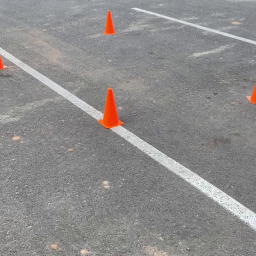
#> input picture Sensors/Camera/Dataset Files/Image Proccessing/RawImages/IMG_7562_frame_000013.png, 256 x 256 px, found by its file name; its folder holds only this picture in this run
$ python Generate-Label_Cone_From_Contrast.py
#> lines starting #> are read from the running program, lines starting #| are printed output that depends on the picture; after the words box and inside, x2 and y2 are one past the last pixel; in counts of white or black regions, pixels touching at a corner belong together
#> further down, img is the input picture: shape (256, 256, 3); mean B, G, R 138.8, 139.5, 141.4
import os
import cv2
import numpy as np

def orange_mask(rgb_frame):
    hsv = cv2.cvtColor(rgb_frame, cv2.COLOR_RGB2HSV)
#> hsv: shape (256, 256, 3); mean H, S, V 40.7, 7.3, 142.6
    hsv[:, :, 2] = cv2.equalizeHist(hsv[:, :, 2])
#> hsv: shape (256, 256, 3); mean H, S, V 40.7, 7.3, 129.8
    lower_orange = np.array([5, 80, 50])
    upper_orange = np.array([25, 255, 255])
    return cv2.inRange(hsv, lower_orange, upper_orange)
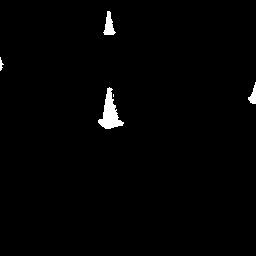
#> returned value: shape (256, 256); 1.2% white; 5 white regions (1 under 20 px), largest, box (x1, y1, x2, y2) and area: (98, 87, 124, 129) 494, (103, 11, 116, 35) 170, (248, 82, 256, 104) 92, (0, 57, 4, 71) 28


def clean_mask(mask):
    kernel = np.ones((5, 5), np.uint8)
    mask = cv2.morphologyEx(mask, cv2.MORPH_OPEN, kernel)
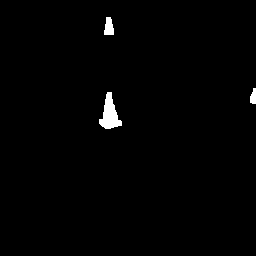
#> mask: shape (256, 256); 1% white; 3 white regions
    mask = cv2.morphologyEx(mask, cv2.MORPH_CLOSE, kernel)
    return mask


def detect_cones(mask):
    """
    Returns a list of bounding boxes (x, y, w, h) for each detected cone
    """
    boxes = []
    contours, _ = cv2.findContours(mask, cv2.RETR_EXTERNAL, cv2.CHAIN_APPROX_SIMPLE)
#> contours = 3 contours; box (x1, y1, x2, y2) and area: (99, 92, 122, 129) 406, (104, 17, 114, 35) 116, (250, 88, 256, 104) 57
    for cnt in contours:
        area = cv2.contourArea(cnt)
        if area < 50:  # filter small noise
            continue
        x, y, w, h = cv2.boundingRect(cnt)
        if h < w:  # ignore wide blobs
            continue
        boxes.append((x, y, w, h))
#> this loop made 3 passes
#> (area, x, y, w, h) on passes 1 to 3: (406.5, 99, 92, 23, 37), (57, 250, 88, 6, 16), (115.5, 104, 17, 10, 18)
#> after the loop, boxes = [(99, 92, 23, 37), (250, 88, 6, 16), (104, 17, 10, 18)]
    return boxes

# =====================
# Prepare YOLO dataset
# =====================
images_dir = "Sensors/Camera/Dataset Files/Image Proccessing/RawImages"
labels_dir = "Sensors/Camera/Dataset Files/Image Proccessing/Labels"
os.makedirs(labels_dir, exist_ok=True)

for img_file in os.listdir(images_dir):
    if not img_file.lower().endswith((".jpg", ".png")):
        continue

    img_path = os.path.join(images_dir, img_file)
    img = cv2.imread(img_path)
    rgb = cv2.cvtColor(img, cv2.COLOR_BGR2RGB)

    mask = orange_mask(rgb)
    mask = clean_mask(mask)
    boxes = detect_cones(mask)

    h_img, w_img = img.shape[:2]
#> h_img = 256; w_img = 256

    # Write YOLO label file
    label_file = os.path.join(labels_dir, os.path.splitext(img_file)[0] + ".txt")
    with open(label_file, "w") as f:
        for (x, y, w, h) in boxes:
            # YOLO format: class x_center y_center width height (normalized)
            x_center = (x + w / 2) / w_img
            y_center = (y + h / 2) / h_img
            width = w / w_img
            height = h / h_img
            f.write(f"0 {x_center:.6f} {y_center:.6f} {width:.6f} {height:.6f}\n")
#> this loop made 3 passes
#> (x, y, w, h, x_center, y_center, width, height) on passes 1 to 3: (99, 92, 23, 37, 0.432, 0.432, 0.0898, 0.145), (250, 88, 6, 16, 0.988, 0.375, 0.0234, 0.0625), (104, 17, 10, 18, 0.426, 0.102, 0.0391, 0.0703)

print("YOLO labels generated for all images.")

$ run again, on Sensors/Camera/Dataset Files/Image Proccessing/RawImages/IMG_7562_frame_000044.png
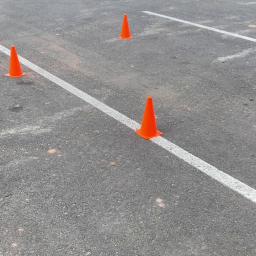
#> input picture Sensors/Camera/Dataset Files/Image Proccessing/RawImages/IMG_7562_frame_000044.png, 256 x 256 px, found by its file name
#> img is the input picture: shape (256, 256, 3); mean B, G, R 142, 142.8, 145.8
#> in orange_mask, `return cv2.inRange(hsv, lower_orange, upper_orange)`:
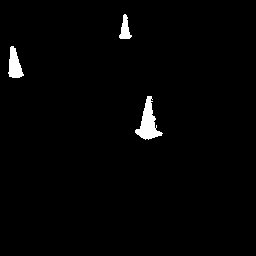
#> returned value: shape (256, 256); 1.6% white; 3 white regions, box (x1, y1, x2, y2) and area: (135, 96, 163, 140) 544, (8, 46, 24, 78) 314, (119, 14, 132, 39) 179
#> contours = 3 contours; box (x1, y1, x2, y2) and area: (136, 99, 160, 139) 452, (9, 48, 22, 78) 262, (120, 20, 130, 39) 122
#> the loop in detect_cones, `for cnt in contours:` made 3 passes
#> (area, x, y, w, h) on passes 1 to 3: (451.5, 136, 99, 24, 40), (261.5, 9, 48, 13, 30), (121.5, 120, 20, 10, 19)
#> after the loop in detect_cones, `for cnt in contours:`: boxes = [(136, 99, 24, 40), (9, 48, 13, 30), (120, 20, 10, 19)]
#> the loop `for (x, y, w, h) in boxes:` made 3 passes
#> (x, y, w, h, x_center, y_center, width, height) on passes 1 to 3: (136, 99, 24, 40, 0.578, 0.465, 0.0938, 0.156), (9, 48, 13, 30, 0.0605, 0.246, 0.0508, 0.117), (120, 20, 10, 19, 0.488, 0.115, 0.0391, 0.0742)

$ run again, on Sensors/Camera/Dataset Files/Image Proccessing/RawImages/IMG_7562_frame_000057.png
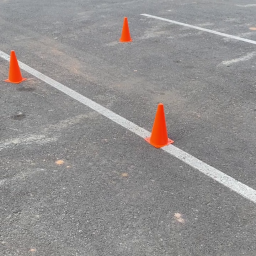
#> input picture Sensors/Camera/Dataset Files/Image Proccessing/RawImages/IMG_7562_frame_000057.png, 256 x 256 px, found by its file name
#> img is the input picture: shape (256, 256, 3); mean B, G, R 142.6, 143.2, 146.5
#> in orange_mask, `return cv2.inRange(hsv, lower_orange, upper_orange)`:
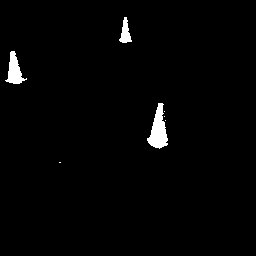
#> returned value: shape (256, 256); 1.6% white; 7 white regions (4 under 20 px), largest, box (x1, y1, x2, y2) and area: (147, 103, 168, 149) 537, (5, 51, 27, 84) 348, (119, 17, 132, 43) 183
#> mask: shape (256, 256); 1.5% white; 3 white regions
#> contours = 3 contours; box (x1, y1, x2, y2) and area: (148, 103, 167, 148) 466, (8, 52, 22, 84) 282, (121, 23, 131, 43) 124
#> the loop in detect_cones, `for cnt in contours:` made 3 passes
#> (area, x, y, w, h) on passes 1 to 3: (465.5, 148, 103, 19, 45), (282, 8, 52, 14, 32), (123.5, 121, 23, 10, 20)
#> after the loop in detect_cones, `for cnt in contours:`: boxes = [(148, 103, 19, 45), (8, 52, 14, 32), (121, 23, 10, 20)]
#> the loop `for (x, y, w, h) in boxes:` made 3 passes
#> (x, y, w, h, x_center, y_center, width, height) on passes 1 to 3: (148, 103, 19, 45, 0.615, 0.49, 0.0742, 0.176), (8, 52, 14, 32, 0.0586, 0.266, 0.0547, 0.125), (121, 23, 10, 20, 0.492, 0.129, 0.0391, 0.0781)

$ run again, on Sensors/Camera/Dataset Files/Image Proccessing/RawImages/IMG_7562_frame_000062.png
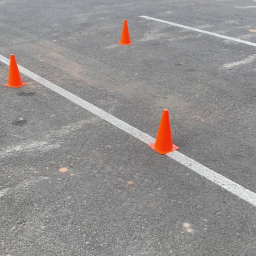
#> input picture Sensors/Camera/Dataset Files/Image Proccessing/RawImages/IMG_7562_frame_000062.png, 256 x 256 px, found by its file name
#> img is the input picture: shape (256, 256, 3); mean B, G, R 142.4, 143.3, 146.6
#> in orange_mask, `return cv2.inRange(hsv, lower_orange, upper_orange)`:
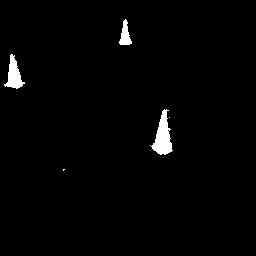
#> returned value: shape (256, 256); 1.7% white; 5 white regions (2 under 20 px), largest, box (x1, y1, x2, y2) and area: (150, 109, 173, 155) 535, (4, 54, 25, 89) 354, (119, 19, 132, 45) 189
#> in clean_mask, `mask = cv2.morphologyEx(mask, cv2.MORPH_OPEN, kernel)`:
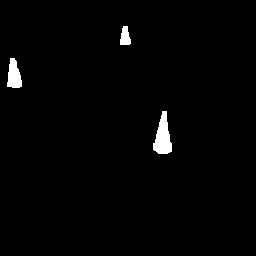
#> mask: shape (256, 256); 1.5% white; 3 white regions
#> contours = 3 contours; box (x1, y1, x2, y2) and area: (153, 111, 172, 154) 456, (7, 58, 22, 88) 282, (120, 26, 131, 45) 130
#> the loop in detect_cones, `for cnt in contours:` made 3 passes
#> (area, x, y, w, h) on passes 1 to 3: (456.5, 153, 111, 19, 43), (282, 7, 58, 15, 30), (130.5, 120, 26, 11, 19)
#> after the loop in detect_cones, `for cnt in contours:`: boxes = [(153, 111, 19, 43), (7, 58, 15, 30), (120, 26, 11, 19)]
#> the loop `for (x, y, w, h) in boxes:` made 3 passes
#> (x, y, w, h, x_center, y_center, width, height) on passes 1 to 3: (153, 111, 19, 43, 0.635, 0.518, 0.0742, 0.168), (7, 58, 15, 30, 0.0566, 0.285, 0.0586, 0.117), (120, 26, 11, 19, 0.49, 0.139, 0.043, 0.0742)

$ run again, on Sensors/Camera/Dataset Files/Image Proccessing/RawImages/IMG_7562_frame_000019.png
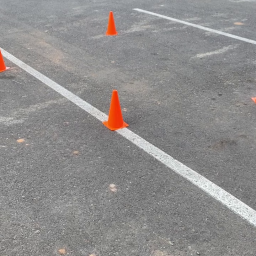
#> input picture Sensors/Camera/Dataset Files/Image Proccessing/RawImages/IMG_7562_frame_000019.png, 256 x 256 px, found by its file name
#> img is the input picture: shape (256, 256, 3); mean B, G, R 140.1, 140.7, 142.7
#> in orange_mask, `return cv2.inRange(hsv, lower_orange, upper_orange)`:
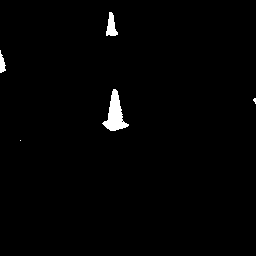
#> returned value: shape (256, 256); 1.2% white; 5 white regions (2 under 20 px), largest, box (x1, y1, x2, y2) and area: (102, 89, 129, 131) 526, (106, 12, 118, 36) 174, (0, 50, 6, 73) 84
#> mask: shape (256, 256); 1.1% white; 3 white regions
#> contours = 3 contours; box (x1, y1, x2, y2) and area: (104, 91, 126, 131) 447, (107, 15, 116, 36) 124, (0, 57, 5, 72) 50
#> the loop in detect_cones, `for cnt in contours:` made 3 passes
#> (area, x, y, w, h) on passes 1 to 3: (447, 104, 91, 22, 40), (50.5, 0, 57, 5, 15), (123.5, 107, 15, 9, 21)
#> after the loop in detect_cones, `for cnt in contours:`: boxes = [(104, 91, 22, 40), (0, 57, 5, 15), (107, 15, 9, 21)]
#> the loop `for (x, y, w, h) in boxes:` made 3 passes
#> (x, y, w, h, x_center, y_center, width, height) on passes 1 to 3: (104, 91, 22, 40, 0.449, 0.434, 0.0859, 0.156), (0, 57, 5, 15, 0.00977, 0.252, 0.0195, 0.0586), (107, 15, 9, 21, 0.436, 0.0996, 0.0352, 0.082)
